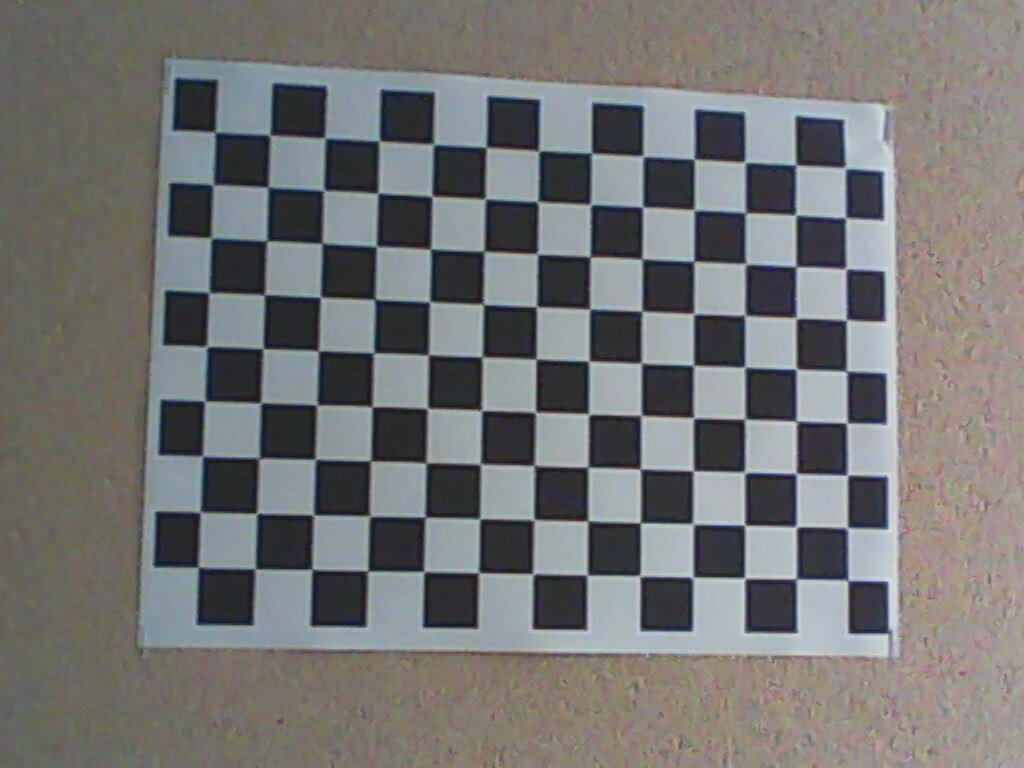
//> input picture src/calibration/2022-07-27-125233.jpg, 1024 x 768 px; its folder holds only this picture in this run
$ ./calib   (built with g++ and OpenCV 4)
//> lines starting //> are read from the running program, lines starting //| are printed output that depends on the picture; after the words box and inside, x2 and y2 are one past the last pixel; in counts of white or black regions, pixels touching at a corner belong together
#include <iostream>
#include <opencv2/calib3d.hpp>
#include <opencv2/core.hpp>
#include <opencv2/highgui.hpp>
#include <opencv2/imgproc.hpp>

int main(int argc, char **argv){
    std::vector<cv::String> fileNames;
    cv::glob("calibration/*.jpg", fileNames, false);
    cv::Size patternSize(14 - 1, 10 - 1);
    std::vector<std::vector<cv::Point2f>> q(fileNames.size());

    std::vector<std::vector<cv::Point3f>> Q;

    int checkerBoard[2] = {14,10};

    std::vector<cv::Point3f> objp;
    for(int i = 1; i < checkerBoard[1]; i++){
        for(int j = 1; j < checkerBoard[0]; j++){
            objp.push_back(cv::Point3f(j,i,0));
        }
    }

    std::vector<cv::Point2f> imgPoint;

    std::size_t i = 0;
    for(auto const &f : fileNames){
        std::cout << std::string(f) << std::endl;

        cv::Mat img = cv::imread(fileNames[i]);
//> img is the input picture: 768 rows x 1024 cols, CV_8UC3; mean B, G, R 116, 116.6, 116.7
        cv::Mat gray;

        cv::cvtColor(img, gray, cv::COLOR_RGB2GRAY);
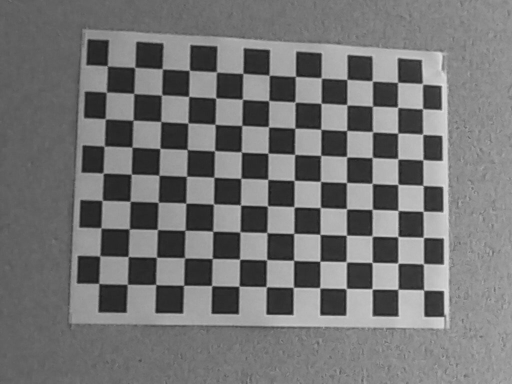
//> gray: 768 rows x 1024 cols, CV_8UC1 (shown at 1/2 size); min 20, max 237, mean 116.5

        bool patternFound = cv::findChessboardCorners(gray, patternSize, q[i], cv::CALIB_CB_ADAPTIVE_THRESH + cv::CALIB_CB_NORMALIZE_IMAGE + cv::CALIB_CB_FAST_CHECK);
//> q = 1 point lists; patternFound = true

        if(patternFound){
            cv::cornerSubPix(gray, q[i], cv::Size(11,11), cv::Size(-1,-1), cv::TermCriteria(cv::TermCriteria::EPS + cv::TermCriteria::MAX_ITER, 30, 0.1));
            Q.push_back(objp);
        }

        cv::drawChessboardCorners(img, patternSize, q[i], patternFound);
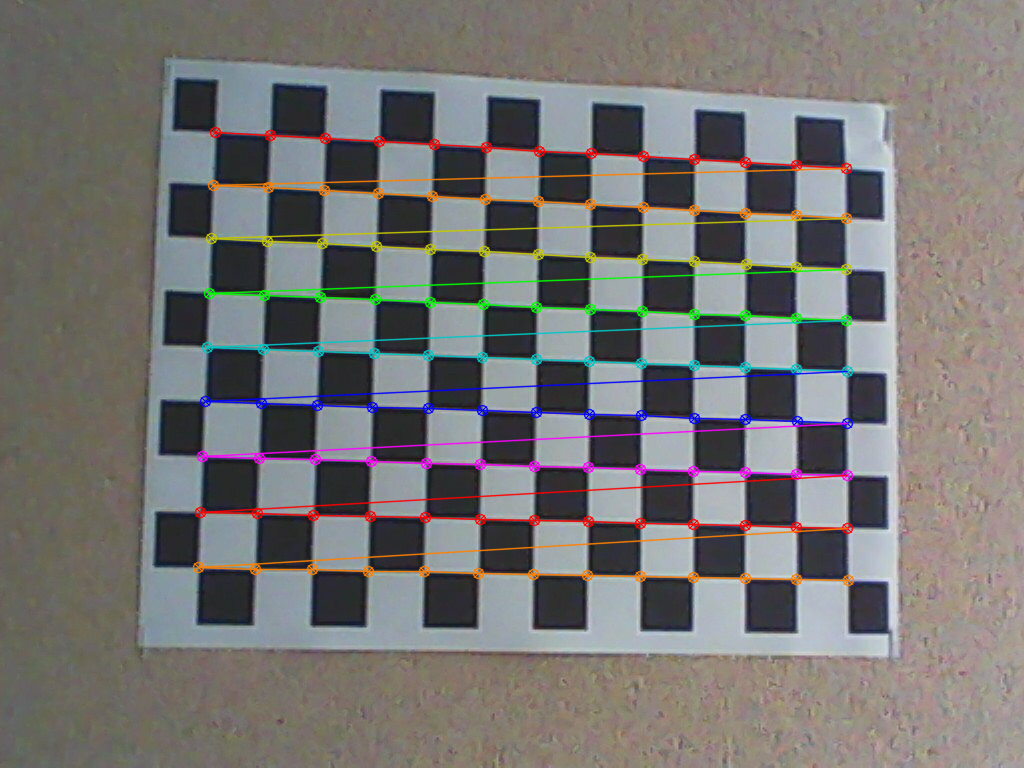
//> img: 768 rows x 1024 cols, CV_8UC3; 5.27% of pixels changed, all inside (x1, y1, x2, y2) = (192, 126, 855, 587)
        cv::imshow("chessboard detection", img);
        cv::waitKey(0);

        i++;
    }

    cv::Matx33f K(cv::Matx33f::eye());      // intrinsic camera matrix
    cv::Vec<float, 5> k(0, 0, 0, 0, 0);     // distortion coefficients
    cv::Matx34f P(cv::Matx34f::eye());      // projection matrix

    std::vector<cv::Mat> rvecs, tvecs;
    std::vector<double> stdIntrinsics, stdExtrinsics, perViewErrors;
    int flags = cv::CALIB_FIX_ASPECT_RATIO + cv::CALIB_FIX_K3 + cv::CALIB_ZERO_TANGENT_DIST + cv::CALIB_FIX_PRINCIPAL_POINT;
    cv::Size frameSize(1024,768);

    std::cout << "Calibrating..." << std::endl;

    float error = cv::calibrateCamera(Q, q, frameSize, K, k, rvecs, tvecs, flags);
//> K = [[1691.2, 0, 511.5], [0, 1691.2, 383.5], [0, 0, 1]]; k = [0.231, -3.28, 0, 0, 0]; error = 0.984

    std::cout << "Reprojection Error = " << error << "\nK =\n" << K << "\nk =\n" << k << std::endl;
//| Reprojection Error = 0.983902
//| K =
//| [1691.2225, 0, 511.5;
//|  0, 1691.2225, 383.5;
//|  0, 0, 1]
//| k =
//> (the first 6 of 7 printed lines)


    cv::Mat mapX, mapY;
    cv::initUndistortRectifyMap(K, k, cv::Matx33f::eye(), K, frameSize, CV_32FC1, mapX, mapY);
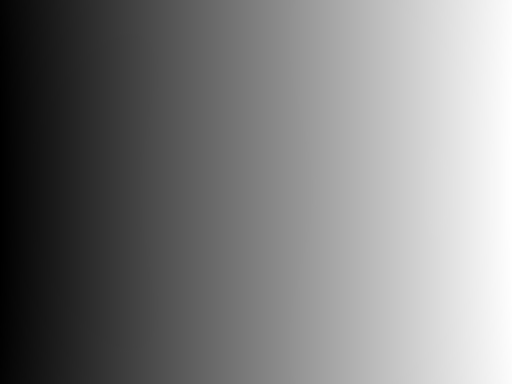
//> mapX: 768 rows x 1024 cols, CV_32FC1 (shown at 1/2 size); min 3.23, max 1019.8, mean 511.5; drawn with min black and max white
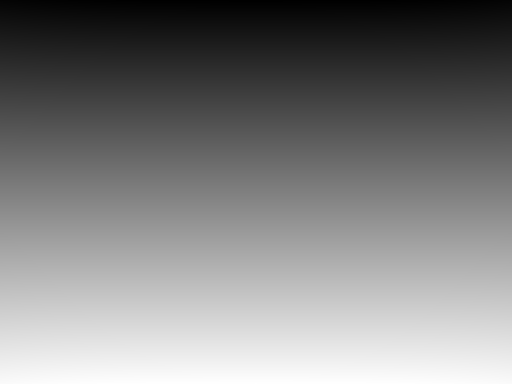
//> mapY: 768 rows x 1024 cols, CV_32FC1 (shown at 1/2 size); min -1.23, max 768.2, mean 383.5; drawn with min black and max white

    for(auto const &f : fileNames){
        std::cout << std::string(f) << std::endl;

        cv::Mat img = cv::imread(f, cv::IMREAD_COLOR);

        cv::Mat imgUndistorted;

        cv::remap(img, imgUndistorted, mapX, mapY, cv::INTER_LINEAR);
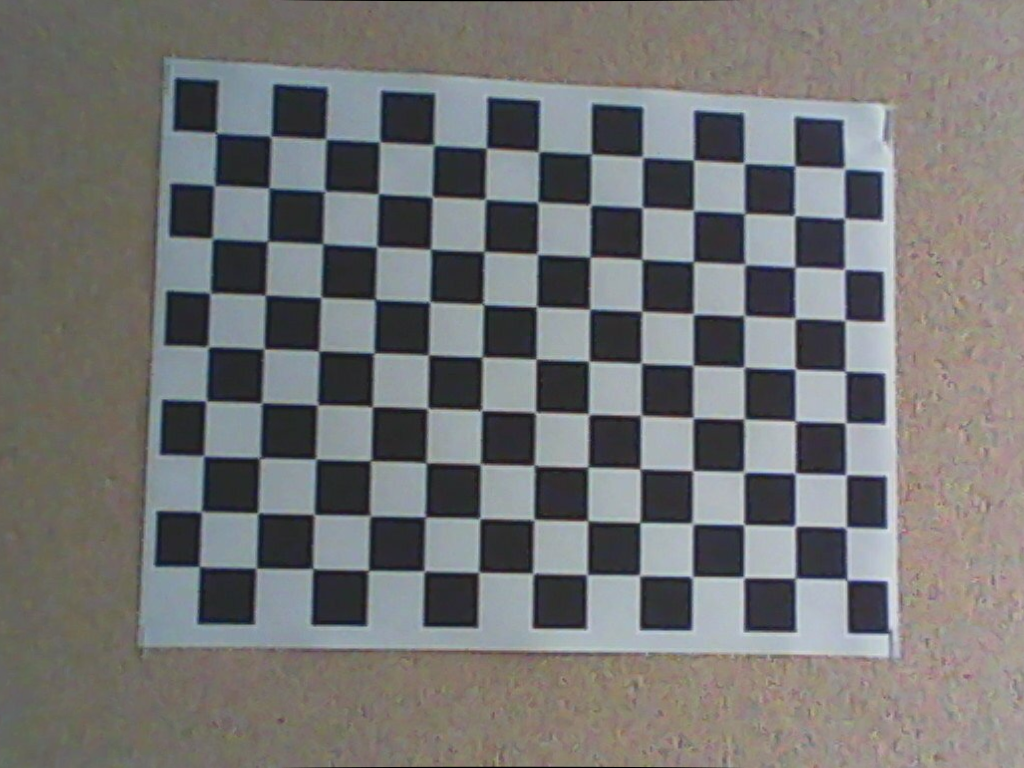
//> imgUndistorted: 768 rows x 1024 cols, CV_8UC3; mean B, G, R 115.8, 116.6, 116.7

        cv::imshow("Undistorted Image", imgUndistorted);
        cv::waitKey(0);
    }

    return 0;
}

$ run again, on src/calibration/2022-07-27-125328.jpg
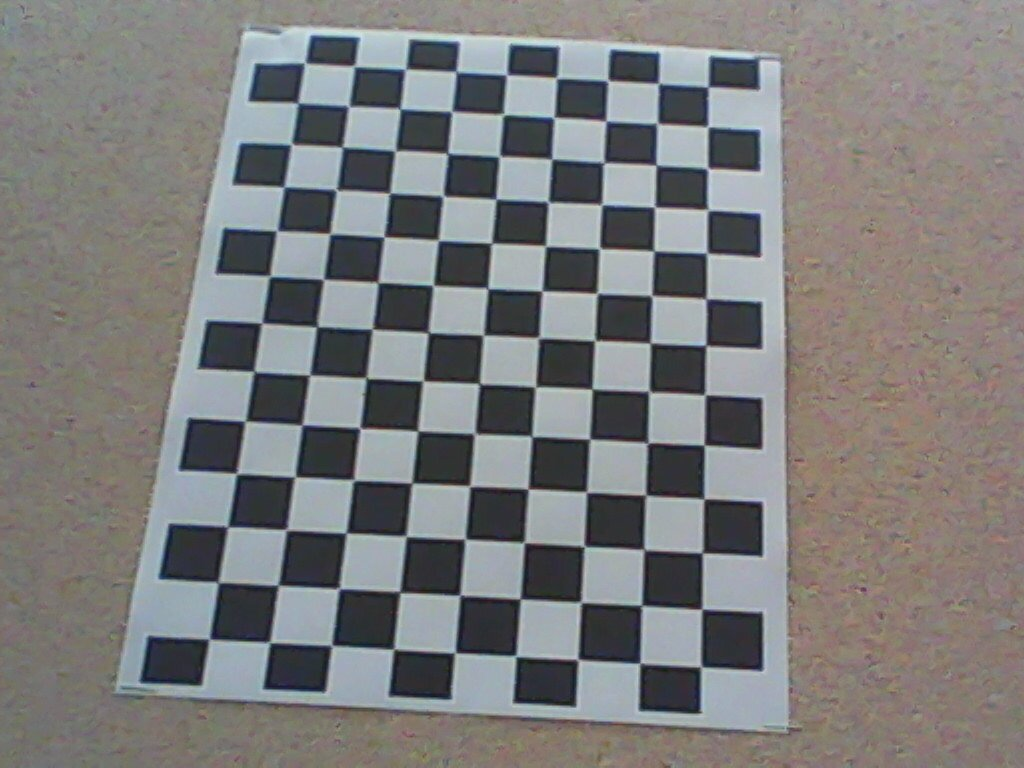
//> input picture src/calibration/2022-07-27-125328.jpg, 1024 x 768 px
//> img is the input picture: 768 rows x 1024 cols, CV_8UC3; mean B, G, R 124.1, 124.4, 124.8
//> q = 1 point lists; patternFound = true
//> `cv::drawChessboardCorners(img, patternSize, q[i], patternFound);`:
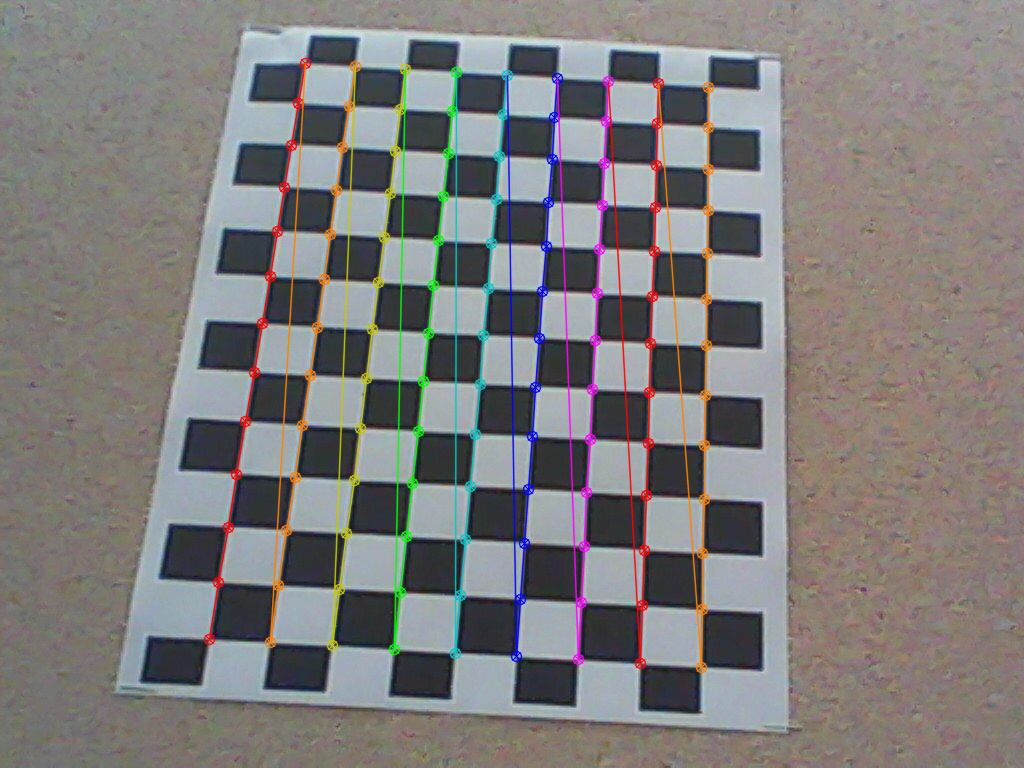
//> img: 768 rows x 1024 cols, CV_8UC3; 4.9% of pixels changed, all inside (x1, y1, x2, y2) = (203, 57, 715, 674)
//> K = [[1639.6, 0, 511.5], [0, 1639.6, 383.5], [0, 0, 1]]; k = [-0.0326, 1.49, 0, 0, 0]; error = 1.04
//| Reprojection Error = 1.04455
//| K =
//| [1639.5988, 0, 511.5;
//|  0, 1639.5988, 383.5;
//|  0, 0, 1]
//| k =
//> (the first 6 of 7 printed lines)
//> `cv::remap(img, imgUndistorted, mapX, mapY, cv::INTER_LINEAR);`:
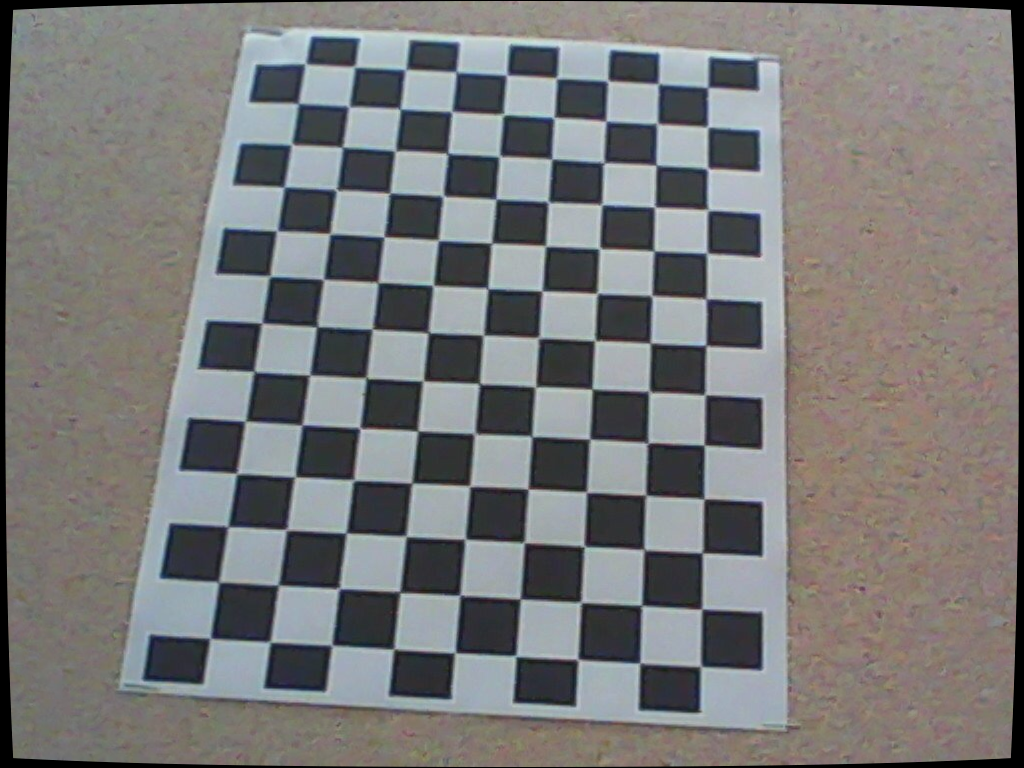
//> imgUndistorted: 768 rows x 1024 cols, CV_8UC3; mean B, G, R 121.2, 121.3, 121.6

$ run again, on src/calibration/2022-07-27-125410.jpg
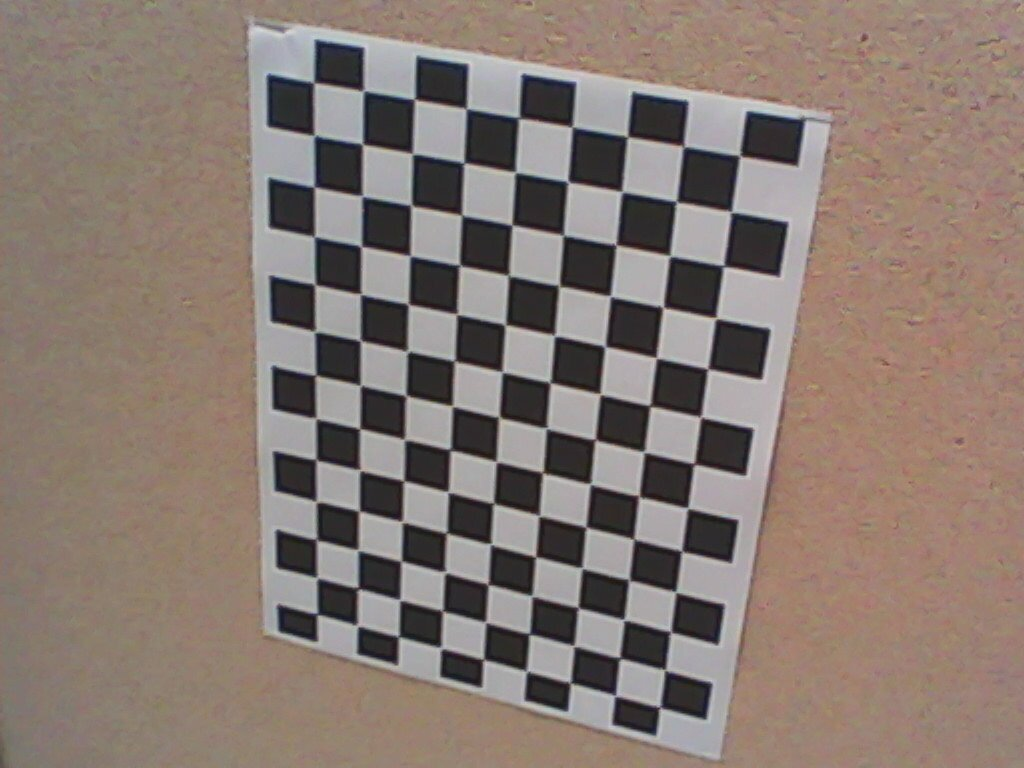
//> input picture src/calibration/2022-07-27-125410.jpg, 1024 x 768 px
//> img is the input picture: 768 rows x 1024 cols, CV_8UC3; mean B, G, R 113.9, 121.8, 136
//> `cv::cvtColor(img, gray, cv::COLOR_RGB2GRAY);`:
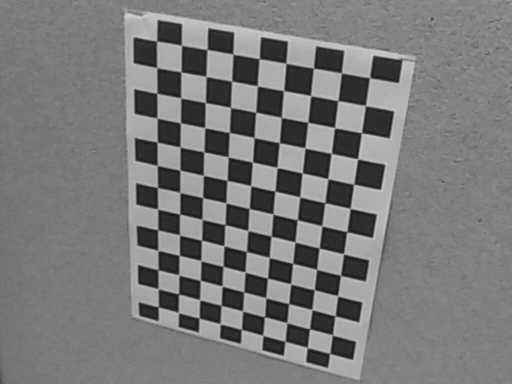
//> gray: 768 rows x 1024 cols, CV_8UC1 (shown at 1/2 size); min 19, max 217, mean 121
//> q = 1 point lists; patternFound = true
//> `cv::drawChessboardCorners(img, patternSize, q[i], patternFound);`:
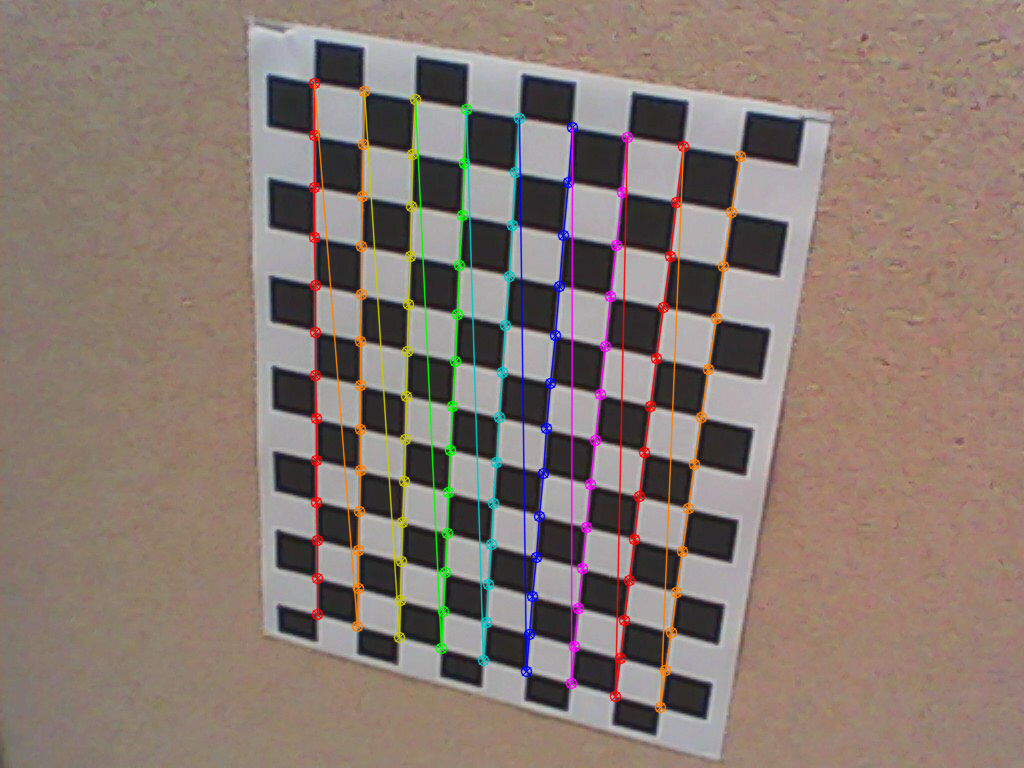
//> img: 768 rows x 1024 cols, CV_8UC3; 4.68% of pixels changed, all inside (x1, y1, x2, y2) = (308, 77, 747, 714)
//> K = [[1337.7, 0, 511.5], [0, 1337.7, 383.5], [0, 0, 1]]; k = [0.156, -2.13, 0, 0, 0]; error = 1.4
//| Reprojection Error = 1.40319
//| K =
//| [1337.7225, 0, 511.5;
//|  0, 1337.7225, 383.5;
//|  0, 0, 1]
//| k =
//> (the first 6 of 7 printed lines)
